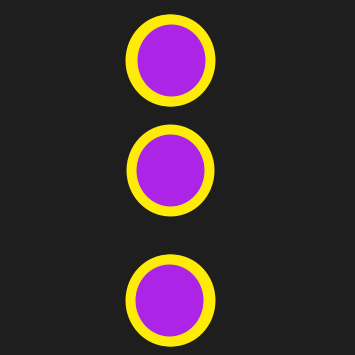
Frame 1 (no input)
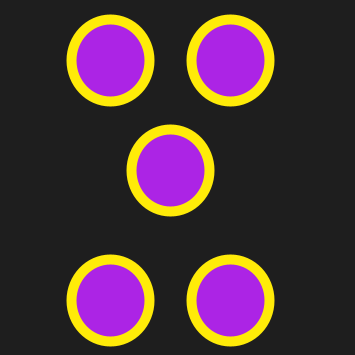
Frame 60 (the mouse pressed at the canvas centre just before this capture)
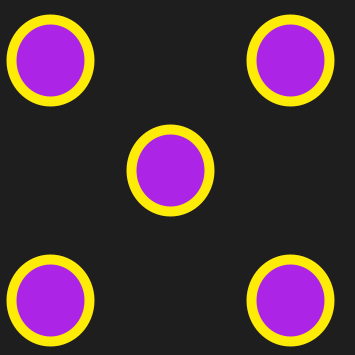
Frame 120 (the mouse held since frame 60 and released just before this capture)

The Processing sketch that drew these frames (run headless with seeded random() and noise(); from frame 60 on, the mouse is pressed at the canvas centre):

// Processing sketch: processing_62863
// ── processing_62863.pde

int x1 = 170; //top left circle bottom left
int x2 = 170;

void setup ()
{
size(355, 355); //holder for logo

smooth(); 
}
void draw ()
{
  background(30, 30, 30); //bg colour 
fill(172, 36, 229);
strokeWeight(10);
stroke(255, 235, 8);

if (x1>50)
{
x1 = x1-1;
}
if (x2<299)
{
x2 = x2+1;
}
ellipse(x1, 60, 78, 82);//left top

ellipse(x2, 60, 78, 82);//right top

ellipse(x2, 300, 78, 82);//right bottom

ellipse(x1, 300, 78, 82);//left bottom
 
ellipse(170, 170, 78, 82);//middle


}
